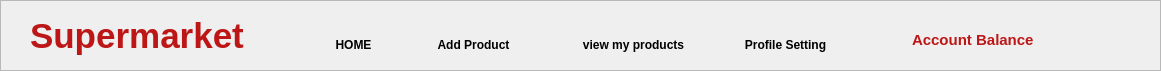
       <widget class="QFrame" name="frame_2">
        <property name="geometry">
         <rect>
          <x>0</x>
          <y>0</y>
          <width>1161</width>
          <height>71</height>
         </rect>
        </property>
        <property name="styleSheet">
         <string notr="true">QFrame#frame_2{

background-color: white;
border-bottom-style: solid;
border-bottom-color: rgb(170, 0, 0);
border-bottom-width: 5px;
}</string>
        </property>
        <property name="frameShape">
         <enum>QFrame::StyledPanel</enum>
        </property>
        <property name="frameShadow">
         <enum>QFrame::Raised</enum>
        </property>
        <widget class="QLabel" name="label_29">
         <property name="geometry">
          <rect>
           <x>30</x>
           <y>10</y>
           <width>221</width>
           <height>51</height>
          </rect>
         </property>
         <property name="styleSheet">
          <string notr="true">font-weight: bold;
font-size: 35px;
color: #BD1616;
</string>
         </property>
         <property name="text">
          <string>Supermarket</string>
         </property>
        </widget>
        <widget class="QPushButton" name="add_product">
         <property name="geometry">
          <rect>
           <x>418</x>
           <y>30</y>
           <width>111</width>
           <height>29</height>
          </rect>
         </property>
         <property name="styleSheet">
          <string notr="true">color: #000000;
font-weight: bold;
</string>
         </property>
         <property name="text">
          <string>Add Product</string>
         </property>
         <property name="flat">
          <bool>true</bool>
         </property>
        </widget>
        <widget class="QPushButton" name="profile_stting_btn">
         <property name="geometry">
          <rect>
           <x>730</x>
           <y>30</y>
           <width>111</width>
           <height>29</height>
          </rect>
         </property>
         <property name="styleSheet">
          <string notr="true">color: #000000;
font-weight: bold;
</string>
         </property>
         <property name="text">
          <string>Profile Setting</string>
         </property>
         <property name="flat">
          <bool>true</bool>
         </property>
        </widget>
        <widget class="QPushButton" name="view_products">
         <property name="geometry">
          <rect>
           <x>568</x>
           <y>30</y>
           <width>131</width>
           <height>29</height>
          </rect>
         </property>
         <property name="styleSheet">
          <string notr="true">color: #000000;
font-weight: bold;
</string>
         </property>
         <property name="text">
          <string>view my products</string>
         </property>
         <property name="flat">
          <bool>true</bool>
         </property>
        </widget>
        <widget class="QLabel" name="label_30">
         <property name="geometry">
          <rect>
           <x>912</x>
           <y>30</y>
           <width>121</width>
           <height>20</height>
          </rect>
         </property>
         <property name="styleSheet">
          <string notr="true">font-weight: bold;
font-size: 15px;
color: #BD1616;
</string>
         </property>
         <property name="text">
          <string>Account Balance:</string>
         </property>
        </widget>
        <widget class="QLabel" name="acc_balance_value">
         <property name="geometry">
          <rect>
           <x>1040</x>
           <y>30</y>
           <width>81</width>
           <height>20</height>
          </rect>
         </property>
         <property name="styleSheet">
          <string notr="true">font-weight: bold;
font-size: 15px;
color: #BD1616;
</string>
         </property>
         <property name="text">
          <string/>
         </property>
        </widget>
        <widget class="QPushButton" name="home_btn">
         <property name="geometry">
          <rect>
           <x>298</x>
           <y>30</y>
           <width>111</width>
           <height>29</height>
          </rect>
         </property>
         <property name="styleSheet">
          <string notr="true">color: #000000;
font-weight: bold;
</string>
         </property>
         <property name="text">
          <string>HOME</string>
         </property>
         <property name="flat">
          <bool>true</bool>
         </property>
        </widget>
       </widget>
